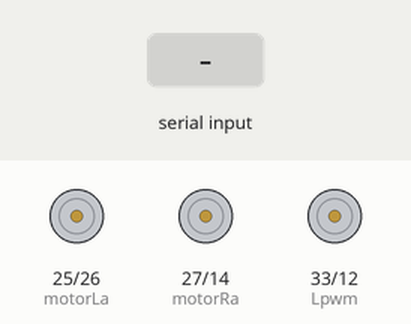
A program run on a simulated ESP32. On the bench: motor-driver pin pairs drawn as motors (green arrow = first pin HIGH = forward, orange = second pin HIGH = backward, longer = more drive). Inputs (shaded band) come from the test bench.

Above: at 1.2 s.
1.3 s: "r90\n" received over Serial
At 1.8 s:
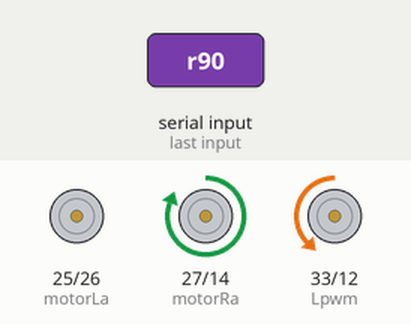
2.8 s: "r,45\n" received over Serial
At 4.0 s:
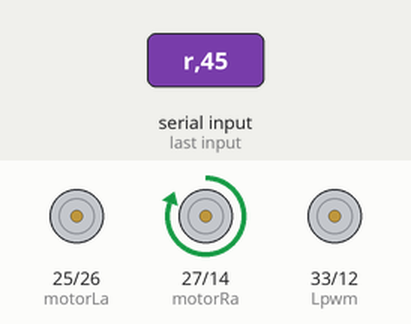
4.3 s: "l90\n" received over Serial
At 5.3 s:
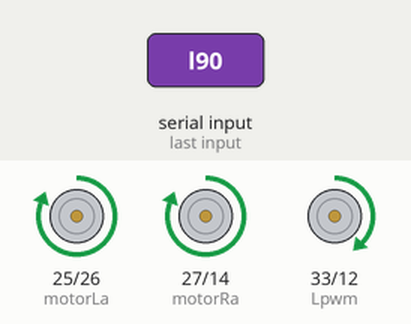
5.8 s: "l,45\n" received over Serial
At 6.4 s:
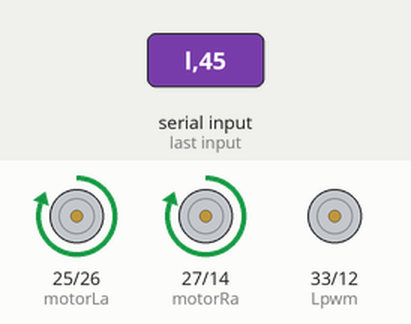
7.3 s: "r90\n" received over Serial
At 7.6 s:
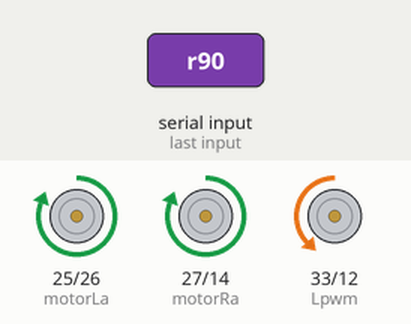
8.8 s: "r\n" received over Serial
At 9.9 s:
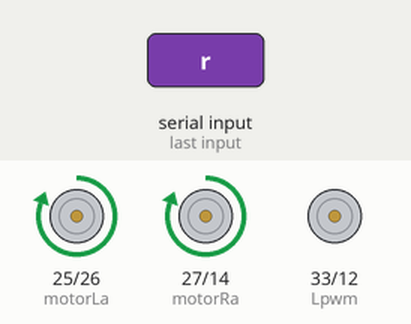
Timing chart, 0 to 11.3 s (numbered marks = the images above; inputs shaded):
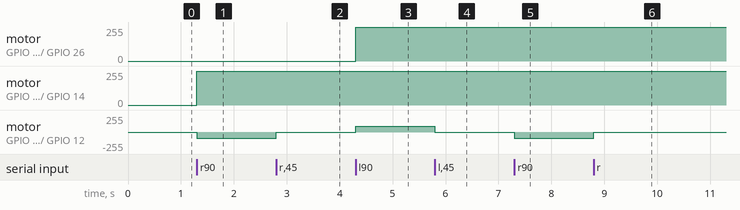

The program:

main.cpp
```cpp
#include <Arduino.h>

// motor pins
#define motorRa 27
#define motorRb 14
#define motorLa 25
#define motorLb 26
#define Rpwm    12
#define Lpwm    33

//PWM setup
const int channel_R      = 0;                          //PWM setup
const int channel_L      = 1;
void setup_motors();
void process_input(String input);
void run_motor_R(int pwm);
void run_motor_L(int pwm);
void setup()
{
  Serial.begin(115200);
  setup_motors();
}

void loop()
{
  if (Serial.available() > 0) {
    String input = Serial.readStringUntil('\n');
    process_input(input);
  }
}

void setup_motors(){
  // pwm setup variables
  const int freq = 5000;
  const int res = 8;

  // direction for motor pinout defination
  pinMode(motorLa, OUTPUT);
  pinMode(motorLb, OUTPUT);
  pinMode(motorRa, OUTPUT);
  pinMode(motorRb, OUTPUT);
  // Pwm functionality setup
  ledcSetup(channel_R ,freq , res);
  ledcSetup(channel_L ,freq , res);
  ledcAttachPin(Rpwm,channel_R);
  ledcAttachPin(Lpwm,channel_L);
}

void process_input(String input) {
  char motor = input.charAt(0);
  int pwm = input.substring(1).toInt();

  if (motor == 'r') {
    run_motor_R(pwm);
  } else if (motor == 'l') {
    run_motor_L(pwm);
  } else {
    Serial.println("Invalid input");
  }
}

void run_motor_R(int pwm) {
  ledcWrite(channel_R, pwm);
  digitalWrite(motorRa, HIGH);
  digitalWrite(motorRb, LOW);
}

void run_motor_L(int pwm) {
  ledcWrite(channel_L, pwm);
  digitalWrite(motorLa, HIGH);
  digitalWrite(motorLb, LOW);
}
```

bluetooth.cpp
```cpp
// #include <Arduino.h>
// #include "BluetoothSerial.h"

// #if !defined(CONFIG_BT_ENABLED) || !defined(CONFIG_BLUEDROID_ENABLED)
// #error Bluetooth is not enabled! Please run `make menuconfig` to and enable it
// #endif
// // motor pins
// #define motorRa 14
// #define motorRb 27
// #define motorLa 26
// #define motorLb 25
// #define Rpwm    12
// #define Lpwm    33

// //PWM setup
// const int channel_R      = 0;                          //PWM setup
// const int channel_L      = 1;
// void setup_motors();
// void process_input(String input);
// void go_backward(int pwm);
// void turn_right(int pwm);
// void turn_left(int pwm);
// void stop();
// void forward(int pwm);

// BluetoothSerial SerialBT;
// void setup()
// {
//   Serial.begin(115200);
//     SerialBT.begin("ESP32_BT");
//   setup_motors();
// }

// void loop()
// {
//   if (SerialBT.available()) {
//     String input = SerialBT.readStringUntil('\n');
//     Serial.println(input);
//     process_input(input);
//   }
// }

// void setup_motors(){
//   // pwm setup variables
//   const int freq = 5000;
//   const int res = 8;

//   // direction for motor pinout defination
//   pinMode(motorLa, OUTPUT);
//   pinMode(motorLb, OUTPUT);
//   pinMode(motorRa, OUTPUT);
//   pinMode(motorRb, OUTPUT);
//   // Pwm functionality setup
//   ledcSetup(channel_R ,freq , res);
//   ledcSetup(channel_L ,freq , res);
//   ledcAttachPin(Rpwm,channel_R);
//   ledcAttachPin(Lpwm,channel_L);
// }


// void process_input(String input) {
//   char command = input.charAt(0);
//   int fixed_pwm = 150;

//   if (command == 'r') {
//     turn_right(fixed_pwm);
//   } else if (command == 'f') {
//     forward(fixed_pwm);
//   }else if (command == 'l') {
//     turn_left(fixed_pwm);
//   } else if (command == 'b') {
//     go_backward(fixed_pwm);
//   }else if (command == 's') {
//     stop();
//   } else {
//     Serial.println("Invalid input");
//   }
// }

// void turn_right(int pwm) {
//   // Left motor forward
//   ledcWrite(channel_L, pwm);
//   digitalWrite(motorLa, HIGH);
//   digitalWrite(motorLb, LOW);

//   // Right motor backward
//   ledcWrite(channel_R, pwm);
//   digitalWrite(motorRa, LOW);
//   digitalWrite(motorRb, HIGH);
// }

// void turn_left(int pwm) {
//   // Left motor backward
//   ledcWrite(channel_L, pwm);
//   digitalWrite(motorLa, LOW);
//   digitalWrite(motorLb, HIGH);

//   // Right motor forward
//   ledcWrite(channel_R, pwm);
//   digitalWrite(motorRa, HIGH);
//   digitalWrite(motorRb, LOW);
// }

// void go_backward(int pwm) {
//   // Left motor backward
//   ledcWrite(channel_L, pwm);
//   digitalWrite(motorLa, LOW);
//   digitalWrite(motorLb, HIGH);

//   // Right motor backward
//   ledcWrite(channel_R, pwm);
//   digitalWrite(motorRa, LOW);
//   digitalWrite(motorRb, HIGH);
// }
// void stop(){
//   // Left motor stop
//   ledcWrite(channel_L, 0);
//   digitalWrite(motorLa, LOW);
//   digitalWrite(motorLb, LOW);

//   // Right motor stop
//   ledcWrite(channel_R, 0);
//   digitalWrite(motorRa, LOW);
//   digitalWrite(motorRb, LOW);
// }

// void forward(int pwm){
//   // Left motor forward
//   ledcWrite(channel_L, pwm);
//   digitalWrite(motorLa, HIGH);
//   digitalWrite(motorLb, LOW);

//   // Right motor forward
//   ledcWrite(channel_R, pwm);
//   digitalWrite(motorRa, HIGH);
//   digitalWrite(motorRb, LOW);
// }
```

test_motor.cpp
```cpp
// #include <Arduino.h>

// // motor pins
// #define motorRa 27
// #define motorRb 14
// #define motorLa 25
// #define motorLb 26
// #define Rpwm    12
// #define Lpwm    33

// //PWM setup
// const int channel_R      = 0;                          //PWM setup
// const int channel_L      = 1;
// void setup_motors();
// void process_input(String input);
// void run_motor_R(int pwm);
// void run_motor_L(int pwm);
// void setup()
// {
//   Serial.begin(115200);
//   setup_motors();
// }

// void loop()
// {
//   if (Serial.available() > 0) {
//     String input = Serial.readStringUntil('\n');
//     process_input(input);
//   }
// }

// void setup_motors(){
//   // pwm setup variables
//   const int freq = 5000;
//   const int res = 8;

//   // direction for motor pinout defination
//   pinMode(motorLa, OUTPUT);
//   pinMode(motorLb, OUTPUT);
//   pinMode(motorRa, OUTPUT);
//   pinMode(motorRb, OUTPUT);
//   // Pwm functionality setup
//   ledcSetup(channel_R ,freq , res);
//   ledcSetup(channel_L ,freq , res);
//   ledcAttachPin(Rpwm,channel_R);
//   ledcAttachPin(Lpwm,channel_L);
// }

// void process_input(String input) {
//   char motor = input.charAt(0);
//   int pwm = input.substring(1).toInt();

//   if (motor == 'r') {
//     run_motor_R(pwm);
//   } else if (motor == 'l') {
//     run_motor_L(pwm);
//   } else {
//     Serial.println("Invalid input");
//   }
// }

// void run_motor_R(int pwm) {
//   ledcWrite(channel_R, pwm);
//   digitalWrite(motorRa, HIGH);
//   digitalWrite(motorRb, LOW);
// }

// void run_motor_L(int pwm) {
//   ledcWrite(channel_L, pwm);
//   digitalWrite(motorLa, HIGH);
//   digitalWrite(motorLb, LOW);
// }
```

test_ultrasonic.cpp
```cpp
// #include <Arduino.h>

// // motor pins
// #define motorRa 27
// #define motorRb 14
// #define motorLa 25
// #define motorLb 26
// #define Rpwm    12
// #define Lpwm    33

// // ultrasonic sensor pins
// #define triggerPin 18
// #define echoPin 5

// //PWM setup
// const int channel_R      = 0;                          //PWM setup
// const int channel_L      = 1;
// const unsigned long print_interval = 1000;
// void setup_motors();
// void process_input(String input);
// void run_motor_R(int pwm);
// void run_motor_L(int pwm);
// void stop_motor_R();
// void stop_motor_L();
// void stop_motors();
// void setup_ultrasonic_sensor();
// float read_ultrasonic_distance();


// void setup()
// {
//   Serial.begin(115200);
//   setup_motors();
//   setup_ultrasonic_sensor();
// }

// void loop()
// {
//   static unsigned long last_print_time = 0;

//   if (Serial.available() > 0) {
//     String input = Serial.readStringUntil('\n');
//     process_input(input);
//   }

//   unsigned long current_time = millis();
//   if (current_time - last_print_time >= print_interval) {
//     last_print_time = current_time;
//     float distance = read_ultrasonic_distance();
//     Serial.print("Distance: ");
//     Serial.print(distance);
//     Serial.println(" cm");
//   }
// }

// void setup_motors(){
//   // pwm setup variables
//   const int freq = 5000;
//   const int res = 8;

//   // direction for motor pinout defination
//   pinMode(motorLa, OUTPUT);
//   pinMode(motorLb, OUTPUT);
//   pinMode(motorRa, OUTPUT);
//   pinMode(motorRb, OUTPUT);
//   // Pwm functionality setup
//   ledcSetup(channel_R ,freq , res);
//   ledcSetup(channel_L ,freq , res);
//   ledcAttachPin(Rpwm,channel_R);
//   ledcAttachPin(Lpwm,channel_L);
// }

// void setup_ultrasonic_sensor() {
//   pinMode(triggerPin, OUTPUT);
//   pinMode(echoPin, INPUT);
// }

// void process_input(String input) {
//   char motor = input.charAt(0);
//   int pwm = input.substring(1).toInt();

//   if (motor == 'r') {
//     run_motor_R(pwm);
//   } else if (motor == 'l') {
//     run_motor_L(pwm);
//   } else {
//     Serial.println("Invalid input");
//   }
// }

// void run_motor_R(int pwm) {
//   ledcWrite(channel_R, pwm);
//   digitalWrite(motorRa, HIGH);
//   digitalWrite(motorRb, LOW);
// }

// void run_motor_L(int pwm) {
//   ledcWrite(channel_L, pwm);
//   digitalWrite(motorLa, HIGH);
//   digitalWrite(motorLb, LOW);
// }

// float read_ultrasonic_distance() {
//   digitalWrite(triggerPin, LOW);
//   delayMicroseconds(2);
//   digitalWrite(triggerPin, HIGH);
//   delayMicroseconds(10);
//   digitalWrite(triggerPin, LOW);

//   float duration = pulseIn(echoPin, HIGH);
//   float distance = duration * 0.0344 / 2;

//   return distance;
// }
```

Measured:
- after the input at 1.3 s, motor on GPIO 27 (motorRa) / GPIO 14 (motorRb): stopped → forward 255/255 at once; motor on GPIO 33 (Lpwm) / GPIO 12 (Rpwm): stopped → backward 90/255 at once
- after the input at 2.8 s, motor on GPIO 33 (Lpwm) / GPIO 12 (Rpwm): backward 90/255 → stopped at once
- after the input at 4.3 s, motor on GPIO 25 (motorLa) / GPIO 26 (motorLb): stopped → forward 255/255 at once; motor on GPIO 33 (Lpwm) / GPIO 12 (Rpwm): stopped → forward 90/255 at once
- after the input at 5.8 s, motor on GPIO 33 (Lpwm) / GPIO 12 (Rpwm): forward 90/255 → stopped at once
- after the input at 7.3 s, motor on GPIO 33 (Lpwm) / GPIO 12 (Rpwm): stopped → backward 90/255 at once
- after the input at 8.8 s, motor on GPIO 33 (Lpwm) / GPIO 12 (Rpwm): backward 90/255 → stopped at once
